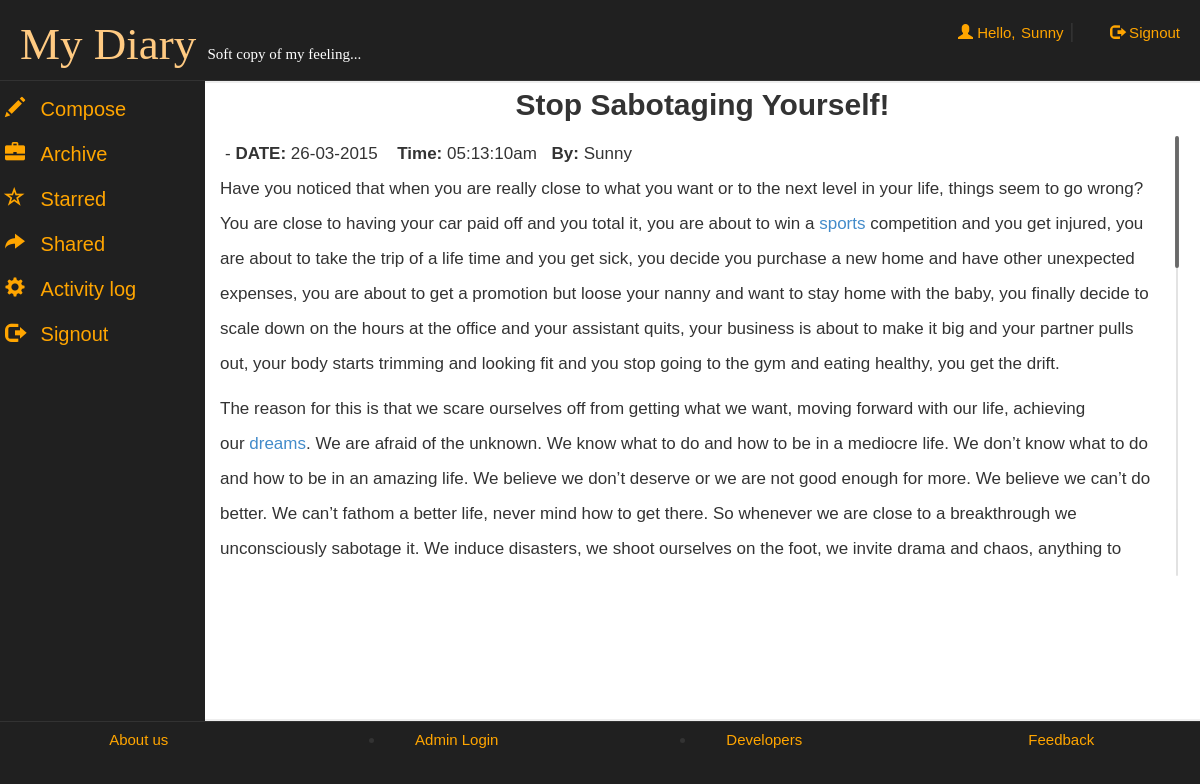
Screenshot of /account.php?aid=551387566dc1f (signed in) with the database file from the repository.
### tables this page shows
CREATE TABLE IF NOT EXISTS `articles` (
  `email` varchar(50) NOT NULL,
  `id` text NOT NULL,
  `date` date NOT NULL,
  `time` varchar(50) NOT NULL,
  `article` text NOT NULL,
  `title` varchar(500) NOT NULL,
  `star` tinyint(1) NOT NULL DEFAULT '0',
  `share` tinyint(1) NOT NULL DEFAULT '0',
  `nick` varchar(50) NOT NULL DEFAULT '0'
);

CREATE TABLE IF NOT EXISTS `user` (
  `name` varchar(25) NOT NULL,
  `age` int(11) NOT NULL,
  `gender` varchar(10) NOT NULL,
  `email` varchar(40) NOT NULL,
  `password` varchar(500) NOT NULL,
  PRIMARY KEY (`email`)
);

### account.php (the view, shortened to what this page needs)
<!DOCTYPE html>
<html lang="en">
<head>
 <link  rel="stylesheet" href="css/bootstrap.min.css"/>
 <link  rel="stylesheet" href="css/bootstrap-theme.min.css"/>
 <link rel="stylesheet" href="css/main.css">
 <link  rel="stylesheet" href="css/font.css">
 <link  rel="stylesheet" href="css/jquery.mCustomScrollbar.css">
</head>
<body>
<div class="row logo">
<div class="col-md-6">
<h1><span style="color:#FFCA82">My&nbsp;Diary</span>&nbsp;<span style="font-size:15px; color:#fff;">Soft copy of my feeling...</span></h1>
</div>
<div class="col-md-4">
 <?php
 include_once 'dbConnection.php';
  if(!(isset($_SESSION['email']))){
header("location:index.php");
}
else
{
$name = $_SESSION['name'];
echo '<span class="pull-right top" ><span class="log1"><span class="glyphicon glyphicon-user" aria-hidden="true"></span>&nbsp;Hello,</span> <a href="account.php?q1=2" class="log log1">'.$name.'</a>&nbsp;|&nbsp;<a href="logout.php?q=account.php" class="log"><span class="glyphicon glyphicon-log-out" aria-hidden="true"></span>&nbsp;Signout</button></a></span>';
}?>
</div></div>
<div class="row">
<div class="menu col-md-2">
<ul>
<li>
<div class="camenu <?php if(@$_GET['q1']==1) echo 'active';?>">
<a href="account.php?q1=1"><span class="glyphicon glyphicon-pencil caf" aria-hidden="true"></span>
<span class="cas">Compose</span></a>
</div>
</li>
<li>
<div class="camenu <?php if((@$_GET['q1']==2) ) echo 'active';?>">
<a href="account.php?q1=2"><span class="glyphicon glyphicon-briefcase caf" aria-hidden="true"></span>
<span class="cas">Archive</span></a>
</div>
</li>
<li>
<div class="camenu <?php if(@$_GET['q1']==3) echo 'active';?>">
<a href="account.php?q1=3"><span class="glyphicon glyphicon-star-empty caf" aria-hidden="true"></span>
<span class="cas">Starred</span></a>
</div>
</li>
<li>
<div class="camenu <?php if((@$_GET['q1']==5))  echo 'active';?>">
<a href="account.php?q1=5"><span class="glyphicon glyphicon-share-alt caf" aria-hidden="true"></span>
<span class="cas">Shared</span></a>
</div>
</li>
<li>
<div class="camenu <?php if(@$_GET['q1']==4) echo 'active';?>">
<a href="account.php?q1=4"><span class="glyphicon glyphicon-cog caf" aria-hidden="true"></span>
<span class="cas">Activity log</span></a>
</div>
</li>
<li>
<div class="camenu">
<a href="logout.php?q=account.php"><span class="glyphicon glyphicon-log-out caf" aria-hidden="true"></span>
<span class="cas">Signout</span></a>
</div>
</li>
</ul>
</div>
<div class="col-md-10">
<div class="bich">
<?php if(@$_GET['aid']) {
$id=@$_GET['aid'];
$result = mysqli_query($con,"SELECT * FROM articles WHERE id='$id' ") or die('Error');
while($row = mysqli_fetch_array($result)) {
	$title = $row['title'];
	$article = $row['article'];
	$date = $row['date'];
	$date= date("d-m-Y",strtotime($date));
	$time = $row['time'];
	$mail = $row['email'];
	$result1 = mysqli_query($con,"SELECT name FROM user WHERE email='$mail' ") or die('Error');
	while($row = mysqli_fetch_array($result1)) {
	$by = $row['name'];
}
echo '<a title="Back to Archive" href="update.php?q1=2"><b><span class="glyphicon glyphicon-level-up" aria-hidden="true"></span></b></a><h2 style="text-align:center; margin-top:-15px;font-family: "Ubuntu", sans-serif;"><b>'.$title.'</b></h1>';
 echo '<div class="mCustomScrollbar" data-mcs-theme="dark" style="margin-left:10px;margin-right:10px; max-height:450px; line-height:35px;padding:5px;"><span style="line-height:35px;padding:5px;">-&nbsp;<b>DATE:</b>&nbsp;'.$date.'</span>
<span style="line-height:35px;padding:5px;">&nbsp;<b>Time:</b>&nbsp;'.$time.'</span><span style="line-height:35px;padding:5px;">&nbsp;<b>By:</b>&nbsp;'.$by.'</span><br />'.$article.'</div>';}
}?>
</div>
</div>
</div>
<div class="row footer">
<div class="col-md-3 box">
<a href="aboutus.php" target="_blank" >About us</a>
</div>
<div class="col-md-3 box">
<li data-toggle="modal" data-target="#login"><a href="#">Admin Login</a></li></div>
<div class="col-md-3 box">
<li data-toggle="modal" data-target="#developers"><a href="#">Developers</a></li>
</div>
<div class="col-md-3 box">
<a href="feedback.php" target="_blank">Feedback</a></div></div>
</body>
</html>

### css/main.css (style rules this page uses)
body { overflow-x:hidden; font:20px 'Ubuntu', sans-serif; background:#202020; background-attachment: fixed; }
.logo { border-bottom:1px solid; border-color:#323232; }
.logo h1 { margin-left:20px; font-size:45px; font-family:'Segoe Script'; }
.log { margin:20px; margin-left:30px; color:orange; text-decoration:none; font-size:20px; font-size:15px; }
.log1 { font: 15px 'Ubuntu', sans-serif; color:orange; margin:0px; }
.top { margin-top:20px; }
.footer { font-size:15px; text-align:center; border-top:1px solid; border-color:#323232; }
.footer a { margin:25px; color:orange; }
.bich { min-height:80vh; border-top:2px solid; border-bottom:2px solid; border-color:#eee; background:#fff; font: 17px "Century Gothic", "Times Roman", sans-serif; }
.menu { background-color:#202020; }
.menu ul { list-style:none; }
.camenu { height:30px; font-family: 'Ubuntu', sans-serif; margin-bottom:10px; margin-top:10px; margin-left:-10px; }
.camenu a { color:orange; font-size:20px; }
.menu li { height:35px; width:100%; margin-left:-30px; }
.menu li a { text-decoration:none; }
.caf { margin:5px; }
.cas { margin:5px; }
.box { padding:9px; }

### rows the page displays
articles: title "Stop Sabotaging Yourself!", date "26-03-2015", time "05:13:10am", user.name "Sunny", article "Have you noticed that when you are really close to what you want or to the next level in your life, things seem to go wrong? You are close to having your car paid off and you total it, you are about to win a sports competition and you get injured, you are about to take the trip of a life time and you get sick, you decide you purchase a new home and have other unexpected expenses, you are about to get a promotion but loose your nanny and want to stay home with the baby, you finally decide to scale down on the hours at the office and your assistant quits, your business is about to make it big and your partner pulls out, your body starts trimming and looking fit and you stop going to the gym…"

### other values shown
$name "Sunny"
